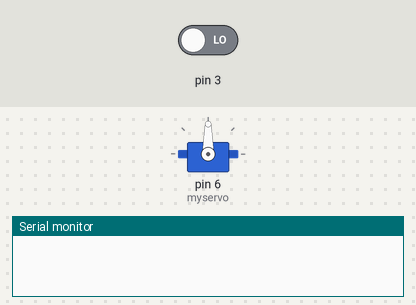
Bench run of a sketch on a simulated Arduino Uno, built with avr-gcc and run on an emulated ATmega328P. On the bench: servo, the last lines printed to the serial monitor. The inputs (shaded band) are chosen by the test bench; at power-on: pin 3 LOW.

Above: at 0.1 s.
At 1.1 s:
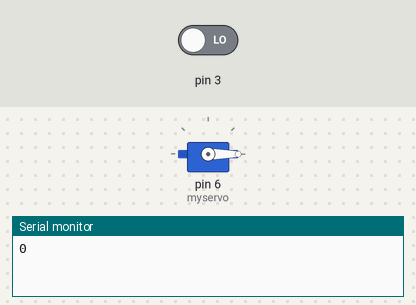
Timing chart, 0 to 2.6 s (numbered marks = the images above):
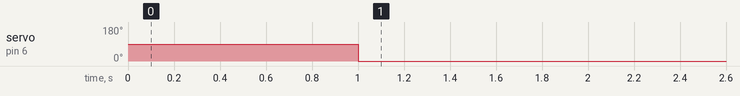

The sketch:

Servo-Test-2.ino
```cpp
#include <Servo.h>

Servo myservo;  // create servo object to control a servo

void setup() {
  Serial.begin(9600);
  pinMode(3,INPUT);
  myservo.attach(6);  // attaches the servo on pin 9 to the servo object
}

void loop() {
  int val;
  val = pulseIn(3,HIGH);
  Serial.println(val);
  myservo.writeMicroseconds(val);   // sets the servo position
  //delay(10);
}
```

Measured:
- by itself, servo on pin 6 (myservo): 90° → 0° at 1.0 s
